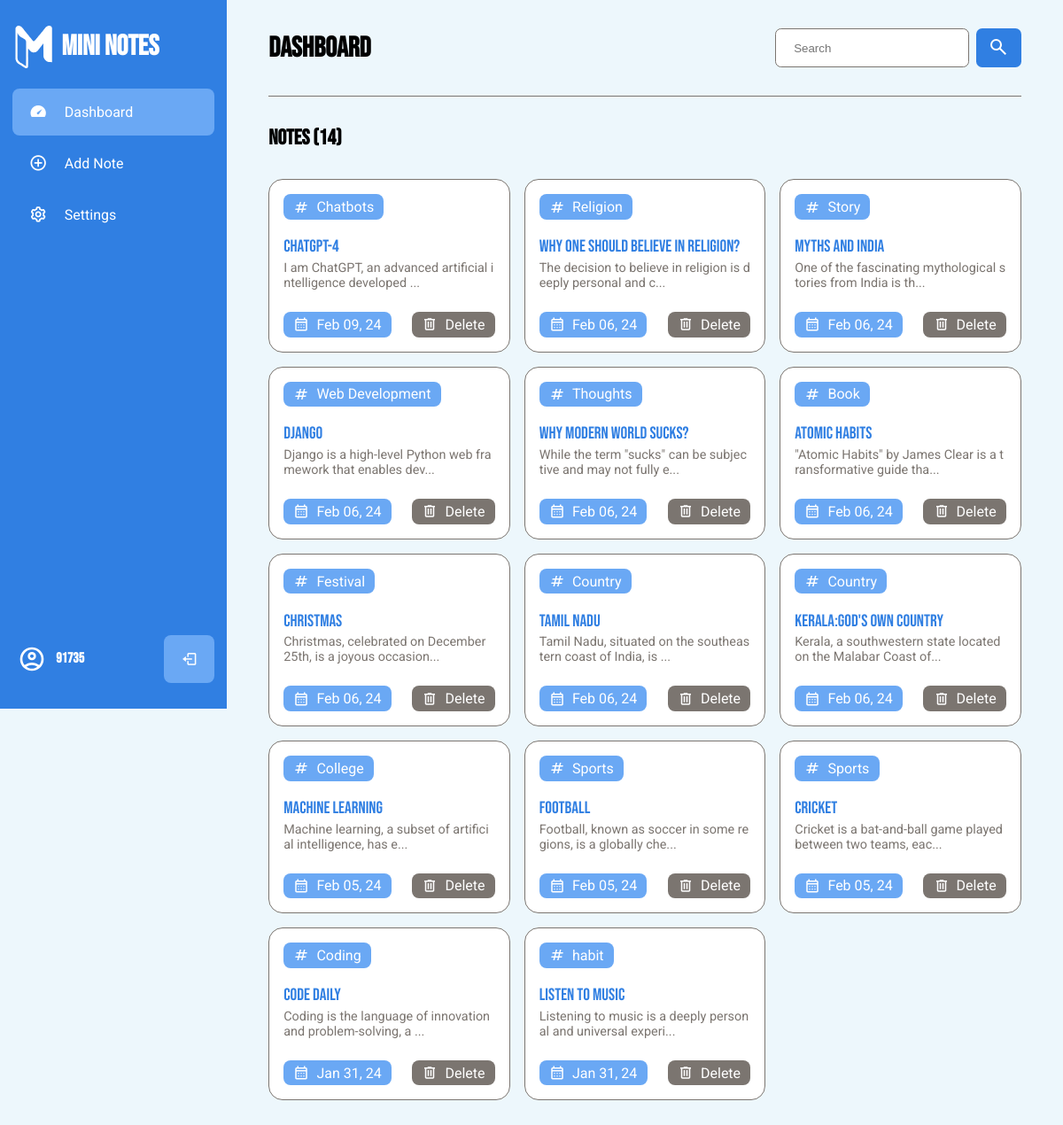
The page /dashboard/ (signed in) on the database its author committed.
### notesapp/models.py (models this page shows, shortened)
class Note(models.Model):
    user = models.ForeignKey(User, on_delete=models.CASCADE, default=1)
    title = models.CharField(max_length=255)
    content = models.TextField()
    tags = models.CharField(max_length=255, blank=True, null=True)
    slug = models.SlugField(unique=True)
    date_created = models.DateTimeField(auto_now_add=True)
    date_modified = models.DateTimeField(auto_now=True)

### notesapp/views.py (the view)
# urls.py: path("dashboard/", views.dashboard, name="dashboard"),
@login_required(login_url='userapp:login')
def dashboard(request):
    all_notes = Note.objects.filter(user=request.user)
    query = request.GET.get('search-query')
    if query:
        all_notes = all_notes.filter(
            Q(title__icontains=query) |
            Q(content__icontains=query) |
            Q(tags__icontains=query)
        ).distinct()
    all_notes = all_notes.order_by('-date_created')
    context = {
        "page_title": "MiniNotes | Dashboard",
        "notes": all_notes,
    }
    if not all_notes.exists() and not query:
        context['no_results_message'] = "No notes found."
        context['page_title'] = "MiniNotes | Dashboard - No Notes"
    elif not all_notes.exists() and query:
        context['no_results_message'] = "No search items found."
        context['page_title'] = "MiniNotes | Dashboard - No Search Results"
    return render(request, "dashboard.html", context)

### notesapp/templates/dashboard.html
{% extends 'base.html' %}
{% load static %}
{% block content %}
{% include 'partials/sidebar.html' %}
<div class="dashboard">
    <header class="dashboard-header content-container">
        <h1>Dashboard</h1>
        <form class="dashboard-search-box" role="search">
            <input class="dashboard-form-control" type="search" placeholder="Search" aria-label="Search"
                name="search-query">
            <button class="dashboard-search-btn" type="submit"> <span class="visually-hidden">Search</span>
                <img src="{% static 'images/search.svg' %}" alt="" class="dashboard-search-btn-icon"> </button>
        </form>
    </header>
    <main class="dashboard-main content-container">
        <div class="dashboard-title-div">
            <h2 class="dashboard-title">Notes ({% if notes %}{{ notes.count }}{% else %}0{% endif %})</h2>
        </div>
        <div class="notes-container">
            {% if no_results_message %}
            <p class="dashboard-search-item-result">{{ no_results_message }}</p>
            {% else %}
            <div class="notes-div">
                {% for note in notes %}
                <div class="note-card">
                    <div class="note-card-tag"><img src="{% static 'images/tag.svg' %}" class="note-card-tag-icon"><span
                            class="note-card-tag-content">{{note.tags}}</span></div>
                    <a href="{% url 'noteapp:notedetails' slug=note.slug %}" class="note-card-title">
                        {{note.title|slice:":45" }}{% if note.title|length > 45 %}...{% endif %}</a>
                    <p class="note-card-content">{{ note.content|slice:":60" }}{% if note.content|length > 20 %}...</p>
                    {% endif %}
                    <div class="note-card-details-div">
                        <div class="note-card-date-div">
                            <img src="{% static 'images/date.svg' %}" class="note-card-date-icon">
                            <span class="note-card-date-content">{{ note.date_modified|date:"M d, y"}}</span>
                        </div>
                        <div class="note-card-delete-div">
                            <a href="{% url 'noteapp:deletenote' slug=note.slug %}" class="note-card-delete-link"><img
                                    src="{% static 'images/delete.svg' %}" class="note-card-delete-icon"><span
                                    class="note-card-delete-content">Delete</span></a>
                        </div>
                    </div>
                </div>
                {% endfor %}
            </div>
            {% endif %}
        </div>
    </main>
</div>
{% endblock %}

### notesapp/templates/partials/sidebar.html (shortened to what this page needs)
{% load static %}
<nav class="sidebar">
    <div class="sidebar-top">
        <img src="{% static 'images/note_app_logo_white.svg' %}" class="sidebar-logo" alt="sidebar-logo-image">
        <h3 class="hide sidebar-logo-text">Mini Notes</h3>
    </div>
    <div class="sidebar-links">
        <ul>
            <li class="tooltip-element" data-tooltip="0">
                <a href="{% url 'noteapp:dashboard' %}" data-active="0">
                    <div class="icon">
                        <i class='bx bxs-tachometer'></i>
                    </div>
                    <span class="link hide">Dashboard</span>
                </a>
            </li>
            <li class="tooltip-element" data-tooltip="1">
                <a href="{% url 'noteapp:addnote' %}" data-active="1">
                    <div class="icon">
                        <i class='bx bx-plus-circle'></i>
                    </div>
                    <span class="link hide">Add Note</span>
                </a>
            </li>
            <li class="tooltip-element" data-tooltip="2">
                <a href="{% url 'noteapp:settings' %}" data-active="2">
                    <div class="icon">
                        <i class='bx bx-cog'></i>
                    </div>
                    <span class="link hide">Settings</span>
                </a>
            </li>
        </ul>
    </div>
    <div class="sidebar-footer">
        {% if user.is_authenticated %}
        <div class="admin-user tooltip-element" data-tooltip="1">
            <div class="admin-profile hide">
                <img src="{% static 'images/account_circle.svg' %}" alt="" class="sidebar-account-image">
                <div class="admin-info">
                    <h3 class="sidebar-username">{{ user.username }}</h3>
                </div>
            </div>
            <a href="{% url 'userapp:logout' %}" class="log-out">
                <i class='bx bx-log-out'></i>
            </a>
        </div>
    </div>
    {% endif %}
</nav>

### rows shown on the page
Note: tags "Chatbots", title "ChatGPT-4", content "I am ChatGPT, an advanced artificial intelligence developed", date_modified "Feb 09, 24"
Note: tags "Religion", title "Why one should believe in religion?", content "The decision to believe in religion is deeply personal and c", date_modified "Feb 06, 24"
Note: tags "Story", title "Myths and India", content "One of the fascinating mythological stories from India is th", date_modified "Feb 06, 24"
Note: tags "Web Development", title "Django", content "Django is a high-level Python web framework that enables dev", date_modified "Feb 06, 24"
Note: tags "Thoughts", title "Why modern world sucks?", content "While the term \"sucks\" can be subjective and may not fully e", date_modified "Feb 06, 24"
Note: tags "Book", title "Atomic Habits", content "\"Atomic Habits\" by James Clear is a transformative guide tha", date_modified "Feb 06, 24"
Note: tags "Festival", title "Christmas", content "Christmas, celebrated on December 25th, is a joyous occasion", date_modified "Feb 06, 24"
Note: tags "Country", title "Tamil Nadu", content "Tamil Nadu, situated on the southeastern coast of India, is", date_modified "Feb 06, 24"
Note: tags "Country", title "Kerala:God's Own Country", content "Kerala, a southwestern state located on the Malabar Coast of", date_modified "Feb 06, 24"
Note: tags "College", title "Machine Learning", content "Machine learning, a subset of artificial intelligence, has e", date_modified "Feb 05, 24"
Note: tags "Sports", title "Football", content "Football, known as soccer in some regions, is a globally che", date_modified "Feb 05, 24"
Note: tags "Sports", title "Cricket", content "Cricket is a bat-and-ball game played between two teams, eac", date_modified "Feb 05, 24"
Note: tags "Coding", title "Code daily", content "Coding is the language of innovation and problem-solving, a", date_modified "Jan 31, 24"
Note: tags "habit", title "listen to music", content "Listening to music is a deeply personal and universal experi", date_modified "Jan 31, 24"

### other values the page prints
{{ user.username }} "91735"
{{ notes.count }} "14"
